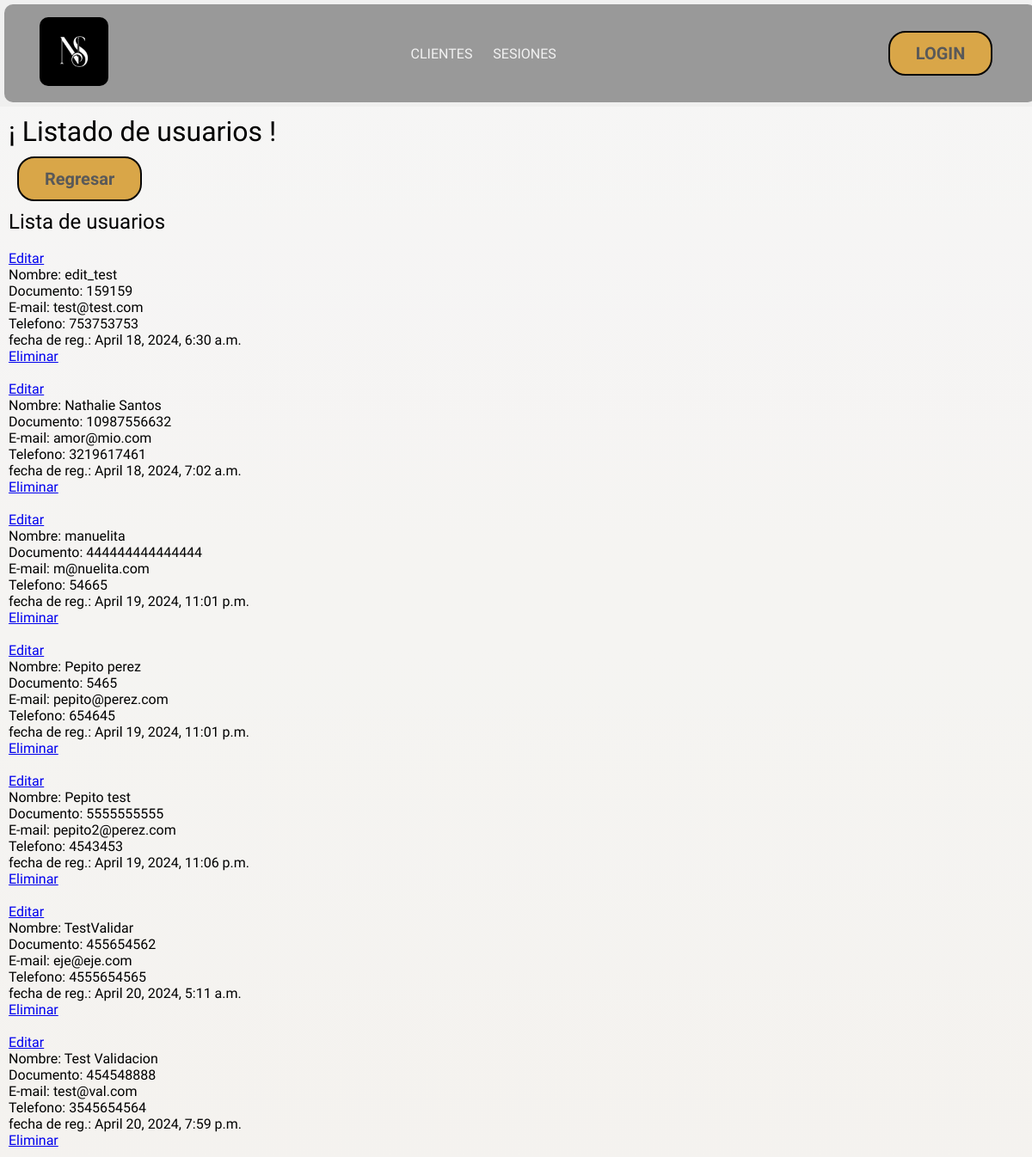
Before: /formulario/lista_usuarios/ with the older database file.
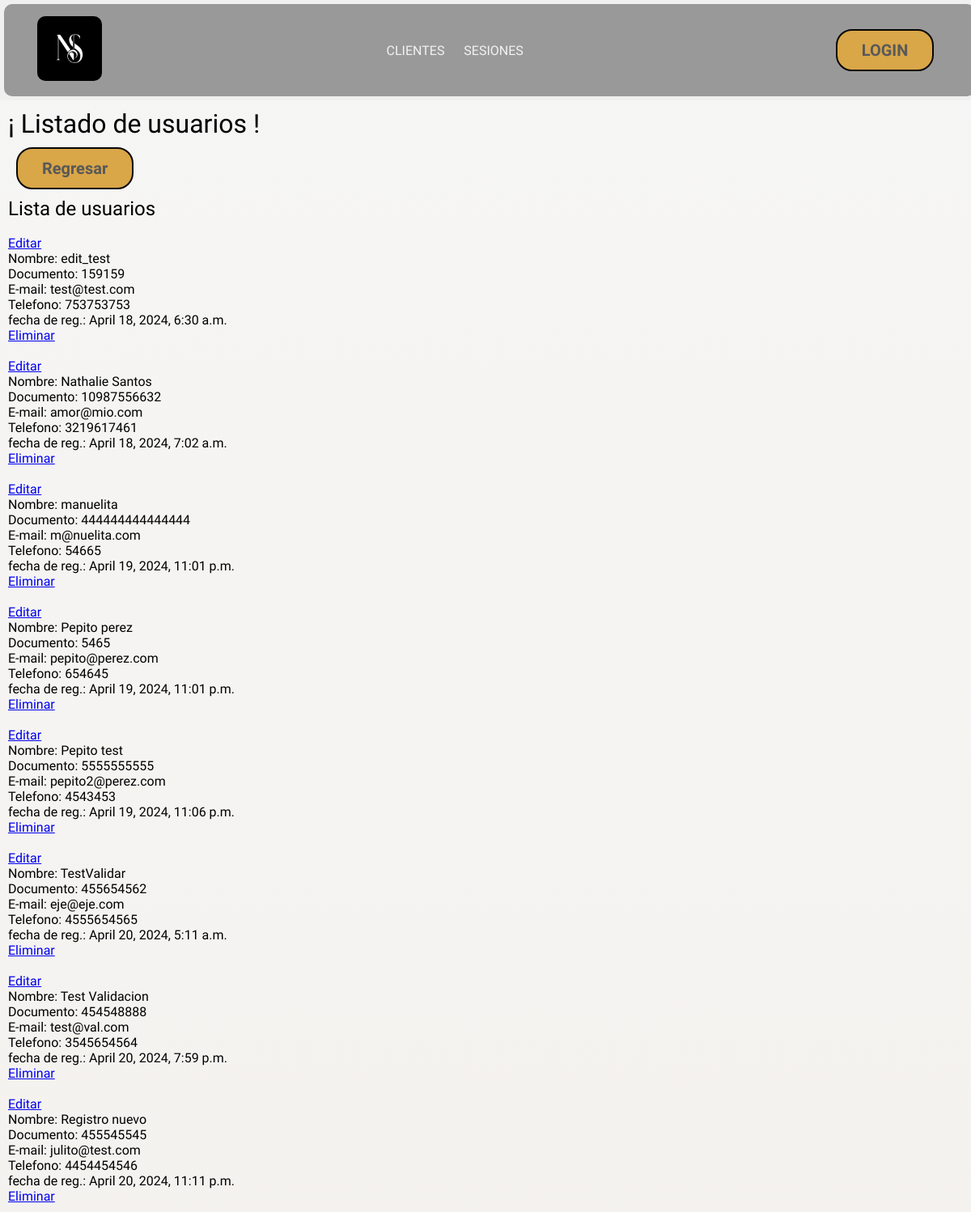
After: the same page with the newer database file.
### formulario/models.py (models this page shows, shortened)
class Usuario(models.Model):
  user_doc        = models.IntegerField(verbose_name='Numero de documento')
  user_name       = models.CharField(max_length=40, blank= False, null= False,verbose_name= 'Nombre')
  user_email      = models.EmailField(verbose_name='Correo electronico')
  user_phone      = models.IntegerField(verbose_name='Numero de teléfono')
  fecha_registro  = models.DateTimeField (verbose_name='Fecha de registro',auto_now_add=True)

### formulario/views.py (the view)
# urls.py: path("lista_usuarios/",         views.user_list,      name="lista_usuarios"),
def user_list(request):
  lista_usuarios = Usuario.objects.all()
  return render(request, '1.administrador/lista_usuarios.html', {
    'lista_usuarios': lista_usuarios
  })

### templates/1.administrador/lista_usuarios.html (shortened to what this page needs)
{% extends "layouts/app.html" %}
{% block content %}
<h1>¡ Listado de usuarios !</h1>
{% endblock content %}
{% block registrar %}
<form action="{% url "admin_users" %}">
  <button type="submit"> Regresar </button>
</form>
<h2> Lista de usuarios </h2>
<ul>
  {% for usuario in lista_usuarios %}
  <li>
    <br>
    <a href="{% url "editar_user" usuario.id %}"> Editar </a>
    <p>
      Nombre: {{usuario.user_name}} <br>
      Documento: {{usuario.user_doc}}<br>
      E-mail: {{usuario.user_email}}<br>
      Telefono: {{usuario.user_phone}}<br>
      fecha de reg.: {{usuario.fecha_registro}}<br>
    </p>
    <a href="{% url "delete_user" usuario.id %}"> Eliminar </a>
  </li>
  {% endfor %}
</ul>
{% endblock registrar %}

Changed rows visible on the page:
added Usuario: user_name "Registro nuevo", user_doc "455545545", user_email "julito@test.com", user_phone "4454454546", fecha_registro "April 20, 2024, 11:11 p.m."
